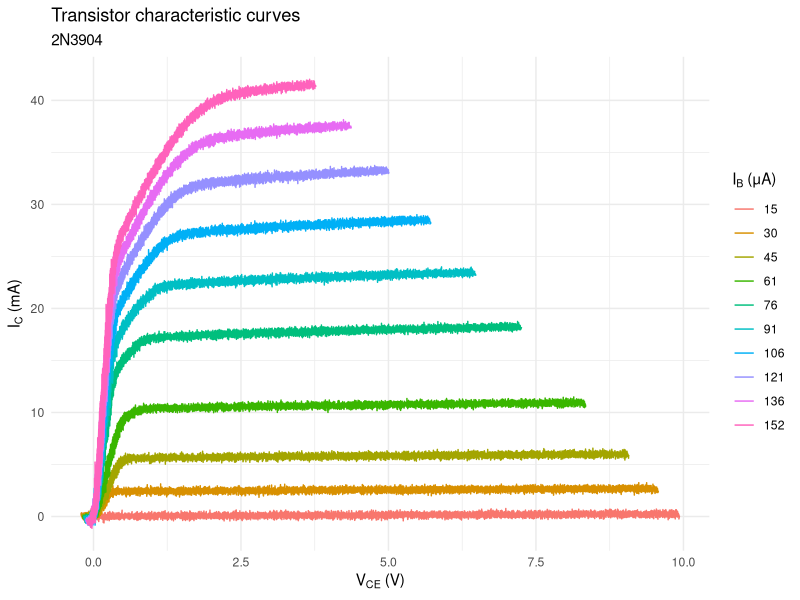

This figure's R source:
## ---- chunk 1
library(tidyverse)
## ---- chunk 2
V1_05 <- read_csv("2N3904/RigolDS0.csv", col_types = "dd??")
V1_05$V1 <- 0.5

V1_10 <- read_csv("2N3904/RigolDS1.csv", col_types = "dd??")
V1_10$V1 <- 1.0

V1_15 <- read_csv("2N3904/RigolDS2.csv", col_types = "dd??")
V1_15$V1 <- 1.5

V1_20 <- read_csv("2N3904/RigolDS3.csv", col_types = "dd??")
V1_20$V1 <- 2.0

V1_25 <- read_csv("2N3904/RigolDS4.csv", col_types = "dd??")
V1_25$V1 <- 2.5

V1_30 <- read_csv("2N3904/RigolDS5.csv", col_types = "dd??")
V1_30$V1 <- 3.0

V1_35 <- read_csv("2N3904/RigolDS6.csv", col_types = "dd??")
V1_35$V1 <- 3.5

V1_40 <- read_csv("2N3904/RigolDS7.csv", col_types = "dd??")
V1_40$V1 <- 4.0

V1_45 <- read_csv("2N3904/RigolDS8.csv", col_types = "dd??")
V1_45$V1 <- 4.5

V1_50 <- read_csv("2N3904/RigolDS9.csv", col_types = "dd??")
V1_50$V1 <- 5.0

t_df <- rbind(V1_05, V1_10, V1_15, V1_20, V1_25,
              V1_30, V1_35, V1_40, V1_45, V1_50)
## ---- chunk 3
t_df |>
  mutate(IB = as.factor(round((V1 / 33000)*1e6)),
         IC = ((CH1V - CH2V)/100)*1000, VCE = CH2V) |>
  ggplot(aes(VCE, IC, color = IB)) +
  geom_line() +
  labs(title = "Transistor characteristic curves",
       subtitle = "2N3904",
       x = expression(paste(V[CE], " (V)")),
       y = expression(paste(I[C], " (mA)")),
       color = expression(paste(I[B], " (μA)"))) +
  theme_minimal()
